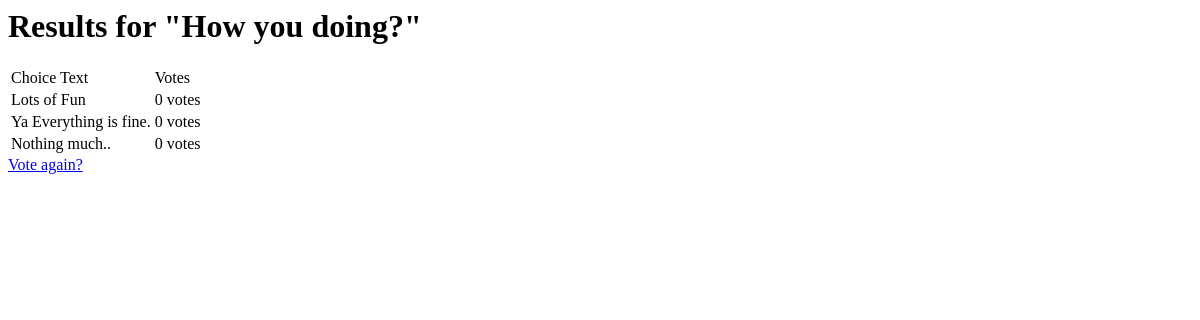
The page /polls/2/results/ on the database as committed earlier.
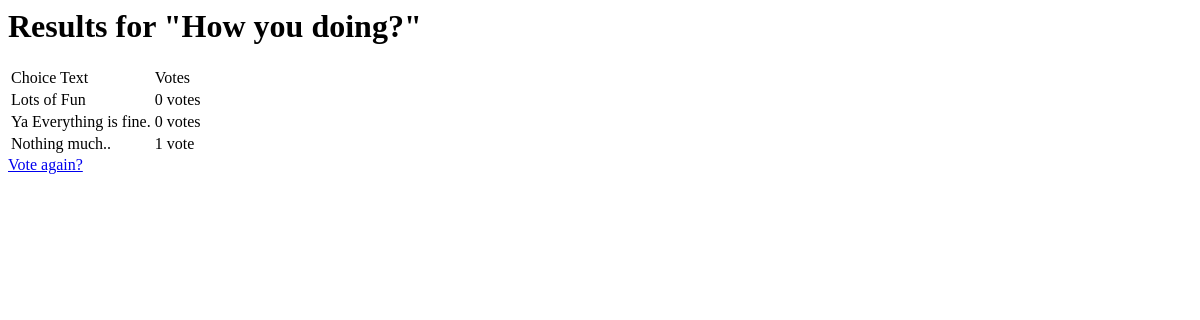
The same page on the database as committed later.
### poll/models.py (models this page shows, shortened)
class Question(models.Model):
    question_text = models.CharField(max_length=200)
    pub_date = models.DateTimeField('date published')
    def was_published_recently(self):
        now = timezone.now()
        return now - datetime.timedelta(days=1) <= self.pub_date <= now
    was_published_recently.admin_order_field = 'pub_date'
    was_published_recently.boolean = True
    was_published_recently.short_description = 'Published recently?'

class Choice(models.Model):
    question = models.ForeignKey(Question)
    choice_text = models.CharField(max_length=200)
    votes = models.IntegerField(default=0)

### poll/views.py (the view)
# urls.py: url(r'^(?P<question_id>\d+)/results/$', views.results, name='results'),
def results(request, question_id):
    question = get_object_or_404(Question, pk=question_id, pub_date__lte=timezone.now())
    return render(request, 'poll/results.html', {'question': question,})

### poll/templates/poll/results.html
<h1>Results for "{{ question.question_text }}"</h1>
<table>
<tr> <td>Choice Text</td> <td>Votes</td> </tr>
{% for choice in question.choice_set.all %}
    <tr> <td>{{ choice.choice_text }} </td> <td> {{ choice.votes }} vote{{ choice.votes|pluralize }} </td> </tr>
{% endfor %}
</table>
<a href="{% url 'poll:detail' question.id %}">Vote again?</a>

Rows that differ between the two databases and show on the page:
changed Choice "Nothing much..": votes "0" → "1"
